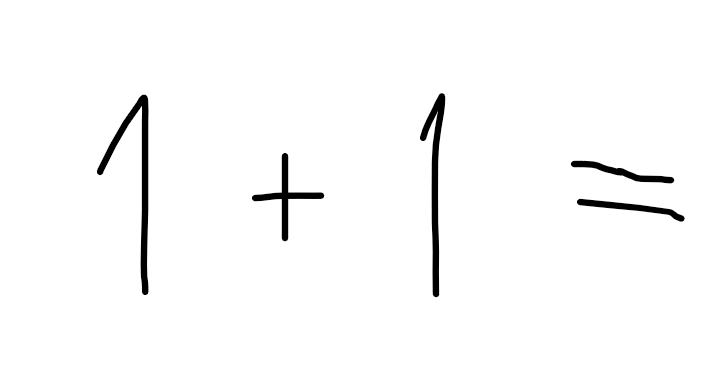
#> input picture testImages/11.png, 720 x 366 px, given in place of img.jpeg, which was not available
$ jupyter execute --allow-errors opencv.ipynb   (text cells are left out)
#> lines starting #> are read from the running program, lines starting #| are printed output that depends on the picture; after the words box and inside, x2 and y2 are one past the last pixel; in counts of white or black regions, pixels touching at a corner belong together; pictures that were not available may be replaced by others from this repository, and a replacement may not be noted
[cell 1]
print("hello world")

[cell 2]
#comentar
import matplotlib.pyplot as plt
import matplotlib.image as mpimg
import numpy as np

[cell 3]
#comentar
img = mpimg.imread('/Users/Clod/Downloads/img.jpeg')
#> img is the input picture: shape (366, 720, 4) float32; mean R, G, B, A 0.979, 0.979, 0.979, 1
img1 = mpimg.imread('/Users/Clod/Downloads/HandCalculatorPR/testImages/11.png')
img2 = mpimg.imread('/Users/Clod/Downloads/HandCalculatorPR/testImages/11p.jpeg')
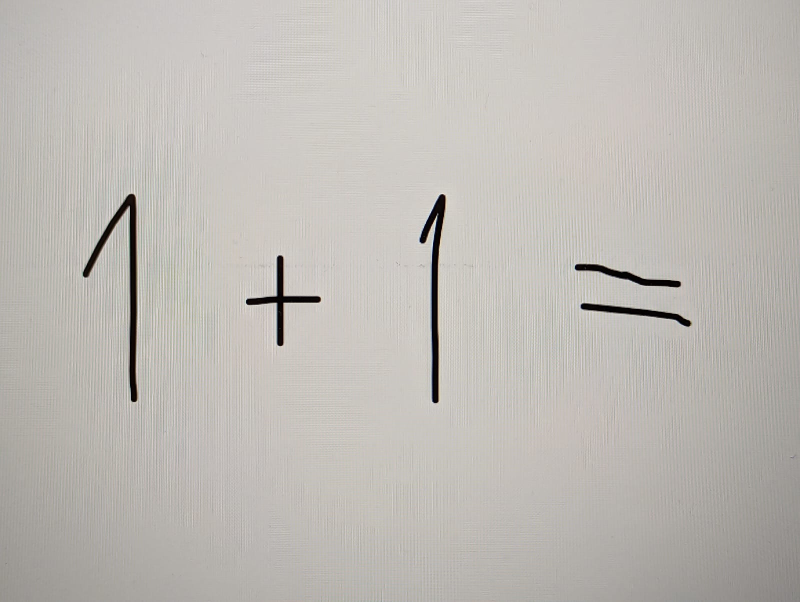
#> input picture testImages/11p.jpeg, 1600 x 1204 px, found by its file name (shown at 1/2 size)
#> img2 is the input picture: shape (1204, 1600, 3); mean R, G, B 189.9, 186.2, 181.1

[cell 4]
fig = plt.figure(figsize=(12,6))
imgplot = plt.imshow(img)
plt.show()

[cell 5]
import cv2

# Load image
#img = cv2.imread('/Users/Clod/Downloads/HandCalculatorPR/testImages/11.png')
img = cv2.imread('/Users/Clod/Downloads/img.jpeg')
#> img: shape (366, 720, 3); min 0, max 255, mean 249.5


# Convert to grayscale
gray = cv2.cvtColor(img, cv2.COLOR_BGR2GRAY)

# Apply thresholding
_, thresh = cv2.threshold(gray, 0, 255, cv2.THRESH_BINARY_INV+cv2.THRESH_OTSU)
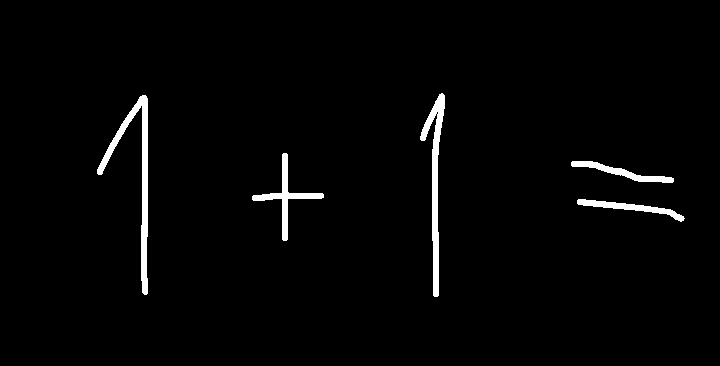
#> thresh: shape (366, 720); 2.1% white; 5 white regions, box (x1, y1, x2, y2) and area: (97, 95, 148, 295) 1749, (420, 93, 445, 297) 1509, (252, 153, 324, 241) 922, (577, 199, 685, 222) 662, (571, 161, 674, 183) 655

# Apply connected components algorithm
nlabels, labels, stats, centroids = cv2.connectedComponentsWithStats(thresh)
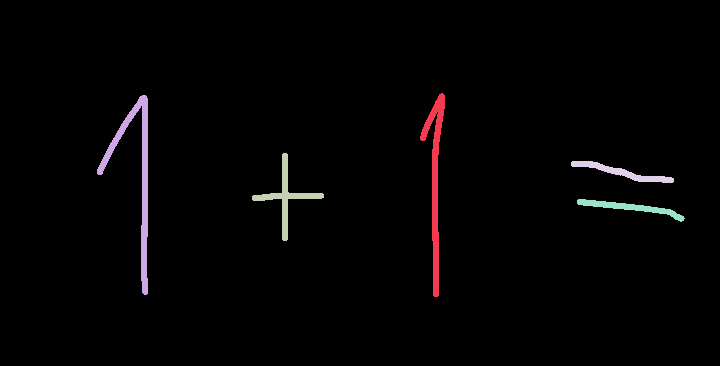
#> labels: shape (366, 720) int32; 6 distinct labels, from 0 to 5; one colour per label, 0 black
#> nlabels = 6; stats = [[0, 0, 720, 366, 258023], [420, 93, 25, 204, 1509], [97, 95, 51, 200, 1749], [252, 153, 72, 88, 922], [571, 161, 103, 22, 655], [577, 199, 108, 23, 662]]; centroids = [[359.5, 182.5], [434.8, 181.2], [136.3, 176.7], [285.7, 196.3], [621.8, 171.9], [630.2, 207.4]]

# Filter out small and non-rectangular components
filtered_stats = []
for i in range(nlabels):
    if stats[i][0] == 0 or stats[i][1] == 0:
        continue
    if stats[i][2]/stats[i][3] > 5 or stats[i][3]/stats[i][2] > 5:
        continue
    if stats[i][4] < 100:
        continue
    filtered_stats.append(stats[i])
#> after the loop, filtered_stats = [[97, 95, 51, 200, 1749], [252, 153, 72, 88, 922], [571, 161, 103, 22, 655], [577, 199, 108, 23, 662]]

# Sort by x-position
filtered_stats = sorted(filtered_stats, key=lambda x: x[0])

# Slice the image based on the positions of the connected components
slices = []
for i in range(len(filtered_stats)):
    x, y, w, h, size = filtered_stats[i]
    slice_img = img[y:y+h, x:x+w]
    slices.append(slice_img)
#> this loop made 4 passes
#> pass 1, `slice_img = img[y:y+h, x:x+w]`:
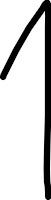
#> slice_img: shape (200, 51, 3); min 0, max 255, mean 210.6
#> pass 2, `slice_img = img[y:y+h, x:x+w]`:
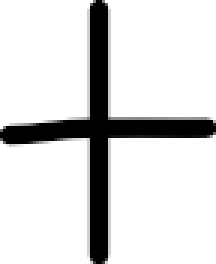
#> slice_img: shape (88, 72, 3) (shown 3 times larger); min 0, max 255, mean 216.3
#> pass 3, `slice_img = img[y:y+h, x:x+w]`:
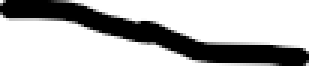
#> slice_img: shape (22, 103, 3) (shown 3 times larger); min 0, max 255, mean 180.4
#> after the loop, slices = 4 items

[cell 6]
for img in slices:
    plt.imshow(np.squeeze(img), cmap='gray')
    plt.show()
#> this loop made 4 passes

[cell 7]
print(img.shape)
#| (23, 108, 3)
print(img[0].shape)
#| (108, 3)
print(img[0,0].shape)
#| (3,)
print(img[0,0,0].shape)
type(img)

[cell 8]
data_matrix = img.reshape(-1,4)
#> data_matrix = 1863 rows, first 6: [254, 254, 254, 128], [128, 128, 0, 0], [0, 0, 0, 0], [0, 0, 0, 5], [5, 5, 44, 44], [44, 77, 77, 77]
data_matrix.shape
#> Out = (1863, 4)

[cell 9]
print(data_matrix[:,0])
#> (printed output is left out)

[cell 10]
fig = plt.figure(figsize=(12,6))
imgplot = plt.imshow(img2)
plt.show()

[cell 11]
print(img2.shape)
#| (1204, 1600, 3)
print(img2[0])
#> (printed output is left out)
print(img2[0,0])
#| [179 176 169]
print(img2[0,0,0])
#| 179
type(img2)

[cell 12]
data_matrix2 = img2.reshape(-1,3)
data_matrix2.shape
#> Out = (1926400, 3)

[cell 13]
import cv2

from keras.datasets import mnist

# Load MNIST dataset
#> (the rest of this cell did not finish here and is left out)

[cell 14]
print(img.shape)
#| (23, 108, 3)
